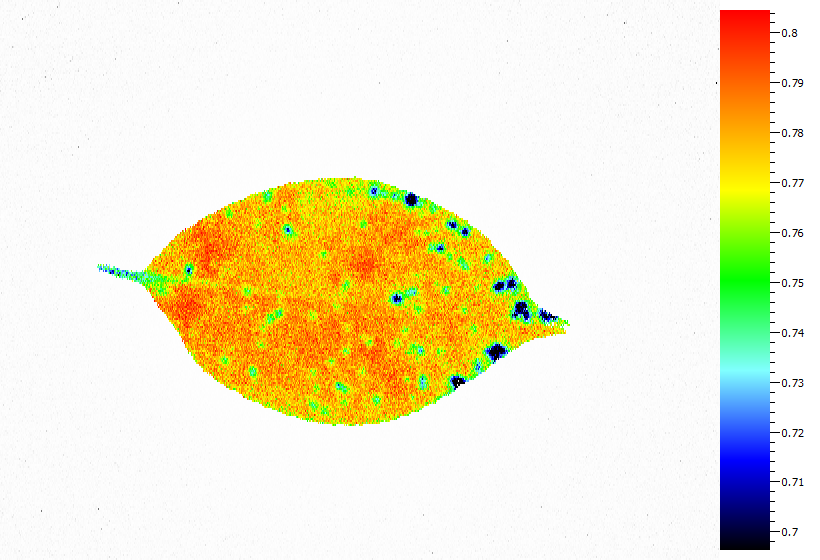
#> input picture example/1-F.bmp, 820 x 560 px
$ python -i background.py   (imports and definitions only)
#> lines starting #> are read from the running program, lines starting #| are printed output that depends on the picture; after the words box and inside, x2 and y2 are one past the last pixel; in counts of white or black regions, pixels touching at a corner belong together
#> further down, picture is the input picture: shape (560, 820, 3); mean B, G, R 204.4, 234.2, 240.7
"""Evaluate background color."""

import cv2

BACKGROUND_AREA = 0.9
BACKGROUND_THRESH = 60


def is_background_black(img):
    """Check if the background color is black or white.

    Parameters
    ----------
    img : numpy.ndarray
        Input color image.

    Returns
    -------
    True
        Background is black.
    False
        Background is white.
    """
    img_gray = cv2.cvtColor(img, cv2.COLOR_BGR2GRAY)
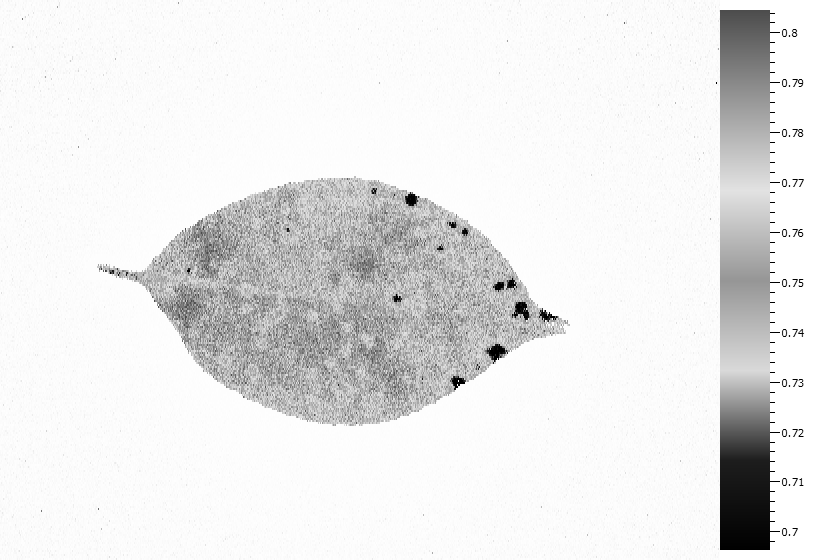
#> img_gray: shape (560, 820); min 0, max 255, mean 232.8
    _, bin = cv2.threshold(img_gray, BACKGROUND_THRESH, 255, cv2.THRESH_BINARY)
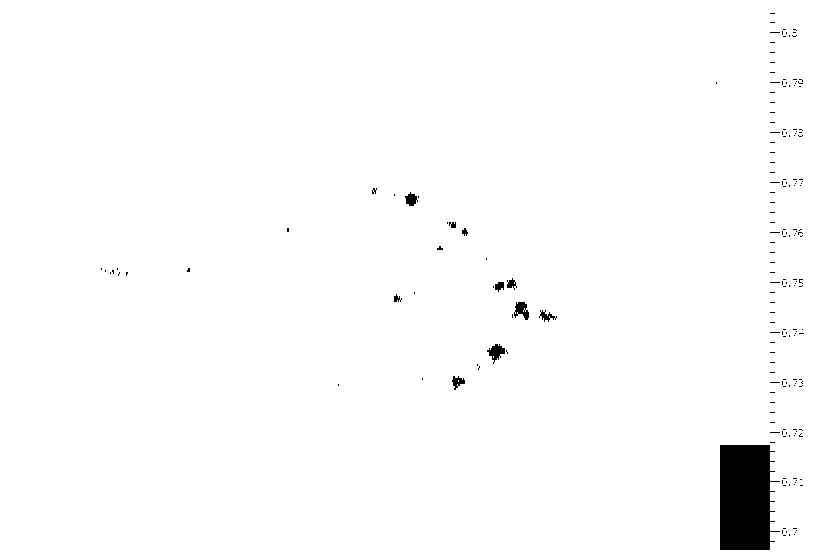
#> bin: shape (560, 820); 98.5% white; 201 black regions (190 under 20 px), largest, box (x1, y1, x2, y2) and area: (720, 445, 780, 550) 5310, (487, 344, 505, 364) 178, (514, 302, 529, 320) 166
    cnts, _ = cv2.findContours(bin, cv2.RETR_EXTERNAL, cv2.CHAIN_APPROX_SIMPLE)
#> cnts = [[[0, 0], [0, 559], [819, 559], [819, 0]]]
    std_area = img.shape[0] * img.shape[1] * BACKGROUND_AREA
#> std_area = 413280
    big = list(filter(lambda x: cv2.contourArea(x) > std_area, cnts))
#> big = [[[0, 0], [0, 559], [819, 559], [819, 0]]]
    if len(big) > 0:
        return False
    else:
        return True

>>> import cv2
>>> picture = cv2.imread('../../../example/1-F.bmp')
>>> result = is_background_black(picture)
#> result = False
